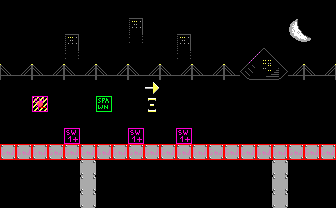

A level layout from a 2D game, rendered from its tile map. Below: a short description, then the map file with its tile-grid data intact:
An orthogonal 21x13 tile map with 16x16 px tiles, 2 tile layers (bg, col), 2 tilesets.

<map version="1.10" tiledversion="1.11.0" orientation="orthogonal" renderorder="right-down" width="21" height="13" tilewidth="16" tileheight="16" infinite="0" nextlayerid="4" nextobjectid="20">
 <properties>
  <property name="music" type="int" value="3" />
 </properties>
 <tileset firstgid="1" source="tileset.tsx" />
 <tileset firstgid="241" source="obj.tsx" />
 <layer id="1" name="bg" width="21" height="13">
  <data encoding="csv">
20,20,18,18,18,18,18,18,18,18,18,18,18,18,18,18,18,18,18,18,18,
20,20,18,18,18,18,18,18,17,18,18,18,18,18,18,18,18,18,19,20,18,
20,20,18,18,17,18,18,18,37,18,18,17,18,18,18,18,18,18,39,40,18,
20,20,18,18,37,18,18,18,18,18,18,37,18,18,18,118,119,120,18,18,18,
59,58,59,58,59,58,59,58,59,58,59,58,59,58,59,138,139,140,58,59,58,
20,20,20,18,18,18,18,18,18,181,18,18,18,18,18,18,18,18,18,18,18,
20,20,137,20,18,18,18,18,18,201,18,18,18,18,18,18,18,18,18,18,18,
20,18,18,18,18,18,18,18,18,18,18,18,18,18,18,18,18,18,18,18,18,
20,20,18,18,18,18,18,18,18,18,18,18,18,18,18,18,18,18,18,18,18,
80,80,80,80,80,80,80,80,80,80,80,80,80,80,80,80,80,80,80,80,80,
20,20,18,18,18,80,18,18,18,18,18,18,18,18,18,18,18,80,18,18,18,
20,20,18,18,18,80,18,18,18,18,18,18,18,18,18,18,18,80,18,18,18,
20,20,18,20,18,80,18,18,18,18,18,18,18,18,18,18,18,80,18,18,18
</data>
 </layer>
 <layer id="2" name="col" width="21" height="13">
  <data encoding="csv">
241,241,241,241,241,241,241,241,241,241,241,241,241,241,241,241,241,241,241,241,241,
241,241,241,241,0,0,0,241,0,0,241,241,241,241,241,241,241,241,241,241,241,
241,241,241,241,241,0,0,241,0,0,241,241,241,241,241,241,241,241,241,241,241,
241,241,241,241,241,0,241,241,241,241,241,241,241,241,241,241,241,241,241,241,241,
241,241,241,241,241,241,241,241,241,0,241,241,241,241,241,241,241,241,241,241,241,
241,241,241,241,241,241,241,241,241,241,241,241,241,241,241,241,241,241,241,241,241,
241,241,251,241,241,241,243,241,241,241,241,241,241,241,241,241,241,241,241,241,241,
241,241,241,241,241,241,241,241,241,241,241,241,241,241,241,241,241,241,241,241,241,
241,241,241,241,250,241,241,241,250,241,241,250,241,241,241,241,241,241,241,241,241,
242,242,242,242,242,242,242,242,242,242,242,242,242,242,242,242,242,242,242,242,242,
241,241,241,241,241,241,241,241,241,241,241,241,241,241,241,241,241,241,241,241,241,
241,241,241,241,241,241,241,241,241,241,241,241,241,241,241,241,241,241,241,241,241,
241,241,241,241,241,241,241,241,241,241,241,241,241,241,241,241,241,241,241,241,241
</data>
 </layer>
 <objectgroup id="3" name="obj">
  <properties>
   <property name="string_id" type="int" value="1" />
  </properties>
 </objectgroup>
</map>
